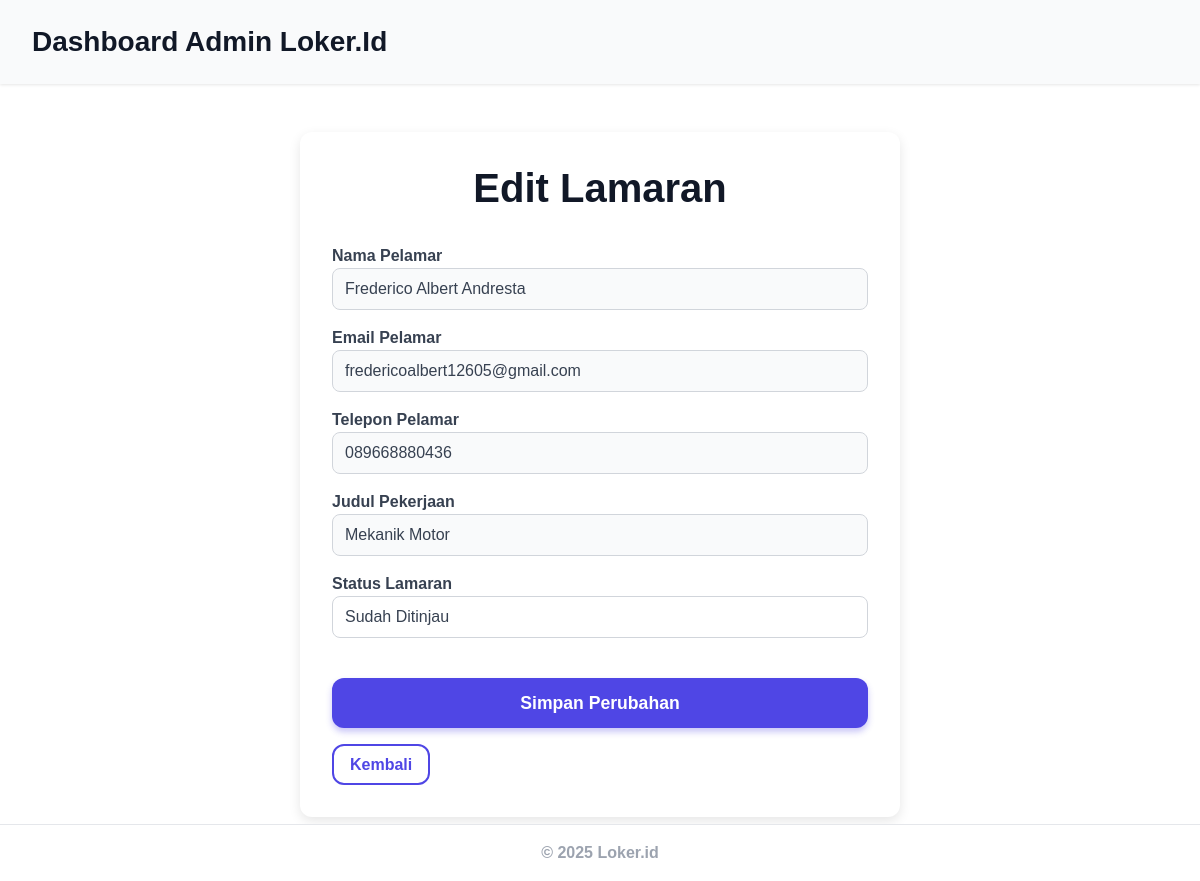
/adminedit_lamaran.php?id=15 (signed in), run on the app's committed database.
### tables this page shows
CREATE TABLE `applications` (
  `application_id` int(11) NOT NULL,
  `job_id` int(11) NOT NULL,
  `applicant_name` varchar(255) NOT NULL,
  `applicant_email` varchar(255) NOT NULL,
  `applicant_phone` varchar(255) NOT NULL,
  `cv_file` varchar(255) NOT NULL,
  `applied_at` datetime DEFAULT current_timestamp(),
  `applicant_id` int(11) DEFAULT NULL,
  `STATUS` enum('Belum Ditinjau','Sudah Ditinjau','Ditolak') NOT NULL DEFAULT 'Belum Ditinjau'
);

CREATE TABLE `users` (
  `user_id` int(11) NOT NULL,
  `username` varchar(255) NOT NULL,
  `PASSWORD` varchar(255) NOT NULL,
  `email` varchar(255) NOT NULL,
  `full_name` varchar(100) NOT NULL,
  `phone_number` varchar(15) NOT NULL,
  `created_at` datetime DEFAULT current_timestamp(),
  `role` enum('admin','user') NOT NULL DEFAULT 'user'
);

CREATE TABLE `jobs` (
  `id` int(11) NOT NULL,
  `job_title` varchar(255) NOT NULL,
  `company_name` varchar(255) NOT NULL,
  `location` varchar(255) NOT NULL,
  `description` text NOT NULL,
  `posted_date` datetime DEFAULT current_timestamp(),
  `created_by` int(11) NOT NULL
);

### adminedit_lamaran.php (the view, shortened to what this page needs)
<?php
require 'config.php';
$application_id = isset($_GET['id']) ? (int) $_GET['id'] : 0;
$stmt = $pdo->prepare("SELECT a.*, j.job_title, u.full_name, u.email, u.phone_number FROM applications a JOIN jobs j ON a.job_id = j.id JOIN users u ON a.applicant_id = u.user_id WHERE a.application_id = ?");
$stmt->execute([$application_id]);
$application = $stmt->fetch(PDO::FETCH_ASSOC);
$statuses = ['Belum Ditinjau', 'Sudah Ditinjau', 'Ditolak'];
?>
<!DOCTYPE html>
<html lang="id">
<head>
    <link href="https://cdn.jsdelivr.net/npm/bootstrap@5.3.0/dist/css/bootstrap.min.css" rel="stylesheet" />
</head>
<body>
<nav class="navbar">
    <a class="navbar-brand" href="admin_dashboard.php">Dashboard Admin Loker.Id</a>
</nav>
<div class="container">
    <h1>Edit Lamaran</h1>
    <form method="post" action="adminedit_lamaran.php?id=<?= $application_id ?>">
        <div class="mb-3">
            <label for="applicant_name">Nama Pelamar</label>
            <input type="text" id="applicant_name" class="form-control" value="<?= htmlspecialchars($application['full_name']) ?>" readonly />
        </div>
        <div class="mb-3">
            <label for="applicant_email">Email Pelamar</label>
            <input type="email" id="applicant_email" class="form-control" value="<?= htmlspecialchars($application['email']) ?>" readonly />
        </div>
        <div class="mb-3">
            <label for="applicant_phone">Telepon Pelamar</label>
            <input type="text" id="applicant_phone" class="form-control" value="<?= htmlspecialchars($application['phone_number']) ?>" readonly />
        </div>
        <div class="mb-3">
            <label for="job_title">Judul Pekerjaan</label>
            <input type="text" id="job_title" class="form-control" value="<?= htmlspecialchars($application['job_title']) ?>" readonly />
        </div>
        <div class="mb-3">
            <label for="status">Status Lamaran</label>
            <select name="status" id="status" class="form-control" required>
                <?php foreach ($statuses as $status_option): ?>
                    <option value="<?= $status_option ?>" <?= $application['STATUS'] === $status_option ? 'selected' : '' ?>>
                        <?= $status_option ?>
                    </option>
                <?php endforeach; ?>
            </select>
        </div>
        <button type="submit" class="btn btn-primary">Simpan Perubahan</button>
        <a href="data_lamaran.php" class="btn-outline-secondary">Kembali</a>
    </form>
</div>
<footer>
    &copy; <?= date('Y') ?> Loker.id
</footer>
</body>
</html>

### adminedit_lamaran.php (style rules this page uses)
body { font-family: 'Poppins', sans-serif; background-color: #ffffff; color: #6b7280; margin: 0; padding: 0; }
nav.navbar { position: sticky; top: 0; background-color: #f9fafb; padding: 1rem 2rem; box-shadow: 0 1px 3px rgba(0,0,0,0.1); z-index: 1000; }
nav.navbar a.navbar-brand { font-weight: 700; font-size: 1.75rem; color: #111827; text-decoration: none; }
.container { max-width: 600px; margin: 3rem auto 4rem; padding: 2rem; background: #fff; border-radius: 0.75rem; box-shadow: 0 4px 12px rgba(0,0,0,0.1); }
h1 { font-size: 2.5rem; font-weight: 700; color: #111827; margin-bottom: 2rem; text-align: center; }
label { font-weight: 600; color: #374151; }
.form-control { border-radius: 0.5rem; border: 1px solid #d1d5db; padding: 0.5rem 0.75rem; font-size: 1rem; color: #374151; }
.form-control[readonly] { background-color: #f9fafb; cursor: default; }
.btn-primary { background-color: #4f46e5; border: none; padding: 0.75rem 1.5rem; font-weight: 700; border-radius: 0.75rem; font-size: 1.1rem; transition: background-color 0.3s ease; box-shadow: 0 4px 6px rgba(79,70,229,0.3); width: 100%; margin-top: 1.5rem; }
footer { text-align: center; padding: 1rem 0; font-weight: 600; color: #9ca3af; border-top: 1px solid #e5e7eb; background-color: #ffffff; position: fixed; bottom: 0; width: 100%; }
a.btn-outline-secondary { display: inline-block; text-decoration: none; color: #4f46e5; border: 2px solid #4f46e5; padding: 0.4rem 1rem; border-radius: 0.75rem; margin-top: 1rem; font-weight: 700; transition: background-color 0.3s ease, color 0.3s ease; text-align: center; }

### data on the page
applications: applicant.full_name "Frederico Albert Andresta", applicant.email "fredericoalbert12605@gmail.com", applicant.phone_number "089668880436", job.job_title "Mekanik Motor", status "Sudah Ditinjau"
